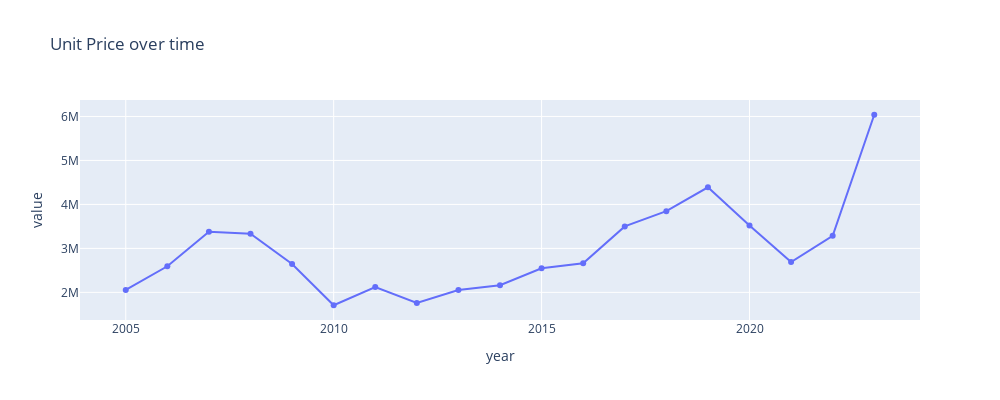
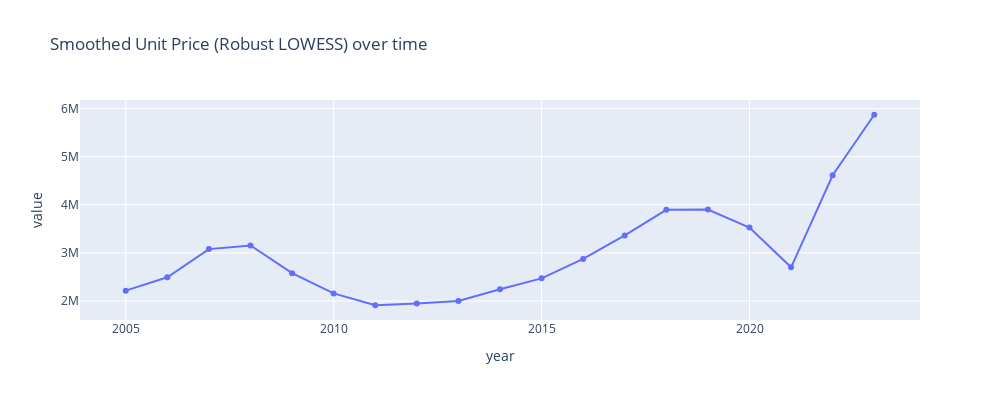

The notebook cell these images were saved under, in order:
### Code cell
area_df = df[df["area_code"].isin([13102])][granularity_columns + ["year", smoothed_metric, metric]]
area_df[metric_pct_chg+"_old"] = area_df[smoothed_metric].pct_change(periods=2)
area_df[upcoming_metric_pct_chg+"_old"] = area_df[metric_pct_chg+"_old"].shift(-2)

area_df[upcoming_metric] = area_df.groupby(granularity_columns)[smoothed_metric].shift(-2)
area_df[upcoming_metric_pct_chg] = area_df[upcoming_metric] / area_df[smoothed_metric] - 1

# area_df
smoothed_metric
plot_time_series(
    area_df,
    metric,
    group_by_columns,
    granularity_columns,
    f"Unit Price over time",
    # visible="legendonly",
    width=1000,
    height=400,
    showlegend=False,
)

plot_time_series(
    area_df,
    smoothed_metric,
    group_by_columns,
    granularity_columns,
    f"Smoothed Unit Price (Robust LOWESS) over time",
    # visible="legendonly",
    width=1000,
    height=400,
    showlegend=False,
)

### Figure 1 — Plotly figure (JSON) as saved in the notebook; plotly's stock layout.template omitted (floating-point values rounded to 4 significant figures)
{"data": [{"hovertemplate": "variable=('Tokyo-to Chuo-ku', 13102)<br>year=%{x}<br>value=%{y}<extra></extra>", "legendgroup": "('Tokyo-to Chuo-ku', 13102)", "line": {"color": "#636efa", "dash": "solid"}, "marker": {"symbol": "circle"}, "mode": "lines+markers", "name": "('Tokyo-to Chuo-ku', 13102)", "orientation": "v", "showlegend": true, "type": "scatter", "x": [2005, 2006, 2007, 2008, 2009, 2010, 2011, 2012, 2013, 2014, 2015, 2016, 2017, 2018, 2019, 2020, 2021, 2022, 2023], "xaxis": "x", "y": [2054000.0, 2594000.0, 3380000.0, 3333000.0, 2646000.0, 1707000.0, 2121000.0, 1758000.0, 2053000.0, 2164000.0, 2549000.0, 2662000.0, 3500000.0, 3846000.0, 4390000.0, 3518000.0, 2688000.0, 3285000.0, 6039000.0], "yaxis": "y"}], "layout": {"autosize": false, "height": 400, "hovermode": "closest", "legend": {"title": {"text": "variable"}, "tracegroupgap": 0}, "showlegend": false, "title": {"text": "Unit Price over time"}, "width": 1000, "xaxis": {"anchor": "y", "domain": [0, 1], "title": {"text": "year"}}, "yaxis": {"anchor": "x", "domain": [0, 1], "title": {"text": "value"}}}}

### Figure 2 — Plotly figure (JSON) as saved in the notebook; plotly's stock layout.template omitted (floating-point values rounded to 4 significant figures)
{"data": [{"hovertemplate": "variable=('Tokyo-to Chuo-ku', 13102)<br>year=%{x}<br>value=%{y}<extra></extra>", "legendgroup": "('Tokyo-to Chuo-ku', 13102)", "line": {"color": "#636efa", "dash": "solid"}, "marker": {"symbol": "circle"}, "mode": "lines+markers", "name": "('Tokyo-to Chuo-ku', 13102)", "orientation": "v", "showlegend": true, "type": "scatter", "x": [2005, 2006, 2007, 2008, 2009, 2010, 2011, 2012, 2013, 2014, 2015, 2016, 2017, 2018, 2019, 2020, 2021, 2022, 2023], "xaxis": "x", "y": [2216000.0, 2493000.0, 3078000.0, 3155000.0, 2579000.0, 2158000.0, 1912000.0, 1949000.0, 2002000.0, 2245000.0, 2471000.0, 2875000.0, 3362000.0, 3894000.0, 3900000.0, 3525000.0, 2701000.0, 4612000.0, 5869000.0], "yaxis": "y"}], "layout": {"autosize": false, "height": 400, "hovermode": "closest", "legend": {"title": {"text": "variable"}, "tracegroupgap": 0}, "showlegend": false, "title": {"text": "Smoothed Unit Price (Robust LOWESS) over time"}, "width": 1000, "xaxis": {"anchor": "y", "domain": [0, 1], "title": {"text": "year"}}, "yaxis": {"anchor": "x", "domain": [0, 1], "title": {"text": "value"}}}}
